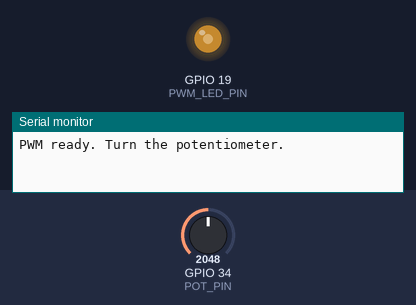
This sketch was run on a simulated ESP32. On the bench: output pins drawn as LEDs (lit = HIGH), the last lines printed to the serial monitor. The inputs (shaded band) are chosen by the test bench; at power-on: GPIO 34 (POT_PIN) = 2048 (analog values on the 0–4095 scale).

Above: at 1.2 s.
1.3 s: GPIO 34 (POT_PIN) set to 2866
At 1.7 s:
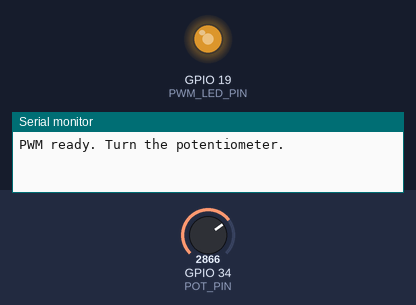
2.8 s: GPIO 34 (POT_PIN) set to 3603
At 3.8 s:
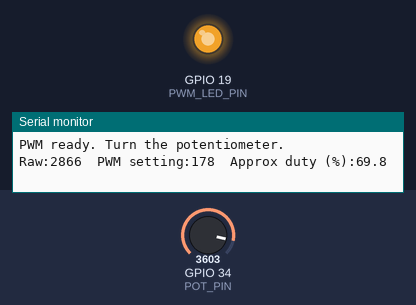
4.3 s: GPIO 34 (POT_PIN) set to 491
At 5.4 s:
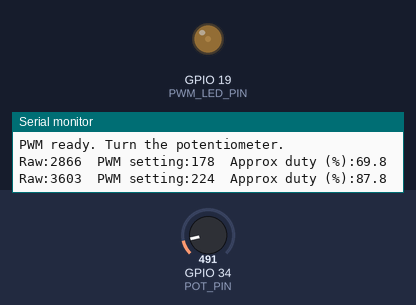
5.8 s: GPIO 34 (POT_PIN) set to 0
At 6.3 s:
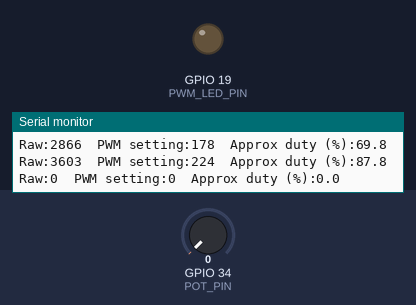
7.3 s: GPIO 34 (POT_PIN) set to 2040
At 8.4 s:
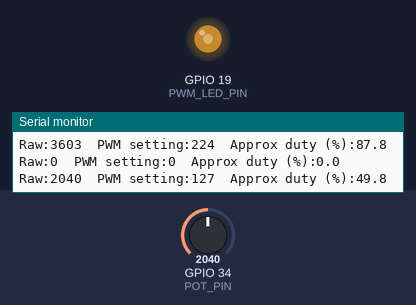
Timing chart, 0 to 9.8 s (numbered marks = the images above; inputs shaded):
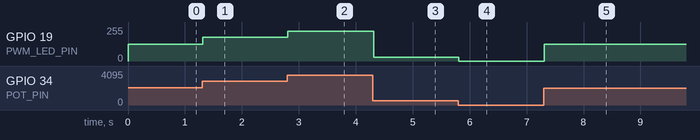

Measured:
- after the input at 1.3 s, GPIO 19 (PWM_LED_PIN): 127/255 → 177/255 at once
- after the input at 2.8 s, GPIO 19 (PWM_LED_PIN): 177/255 → 223/255 at once
- after the input at 4.3 s, GPIO 19 (PWM_LED_PIN): 223/255 → 30/255 at once
- after the input at 5.8 s, GPIO 19 (PWM_LED_PIN): 30/255 → 0/255 at once
- after the input at 7.3 s, GPIO 19 (PWM_LED_PIN): 0/255 → 127/255 at once

The sketch:

example4_PMW.ino
```cpp
#include <Arduino.h>

const uint8_t POT_PIN = 34;
const uint8_t PWM_LED_PIN = 19;
bool pwmReady = false;

void setup() {
  Serial.begin(115200);

  analogReadResolution(12);
  analogSetPinAttenuation(POT_PIN, ADC_11db);

  pinMode(PWM_LED_PIN, OUTPUT);
  digitalWrite(PWM_LED_PIN, LOW);

  pwmReady = ledcAttach(PWM_LED_PIN, 5000, 8);

  if (pwmReady) {
    ledcWrite(PWM_LED_PIN, 0);
    Serial.println("PWM ready. Turn the potentiometer.");
  } else {
    Serial.println("PWM setup failed. Check board/core and pin.");
  }
}

void loop() {
  if (!pwmReady) {
    return;
  }

  const int raw = analogRead(POT_PIN);
  const int duty =
      constrain(map(raw, 0, 4095, 0, 255), 0L, 255L);

  ledcWrite(PWM_LED_PIN, duty);

  // Display readings every 2 seconds.
  static unsigned long lastPrint = 0;

  if (millis() - lastPrint >= 2000) {
    lastPrint = millis();

    Serial.print("Raw:");
    Serial.print(raw);

    Serial.print("\tPWM setting:");
    Serial.print(duty);

    Serial.print("\tApprox duty (%):");
    Serial.println(duty * 100.0 / 255.0, 1);
  }

  delay(20);
}
```
